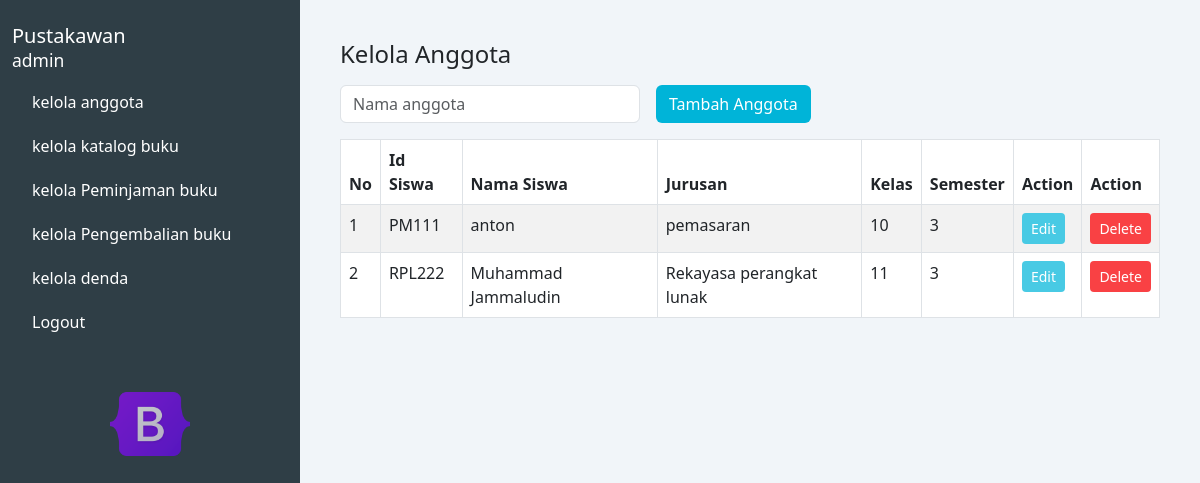
/kelola_anggota.php, run on an earlier commit of the app's database.
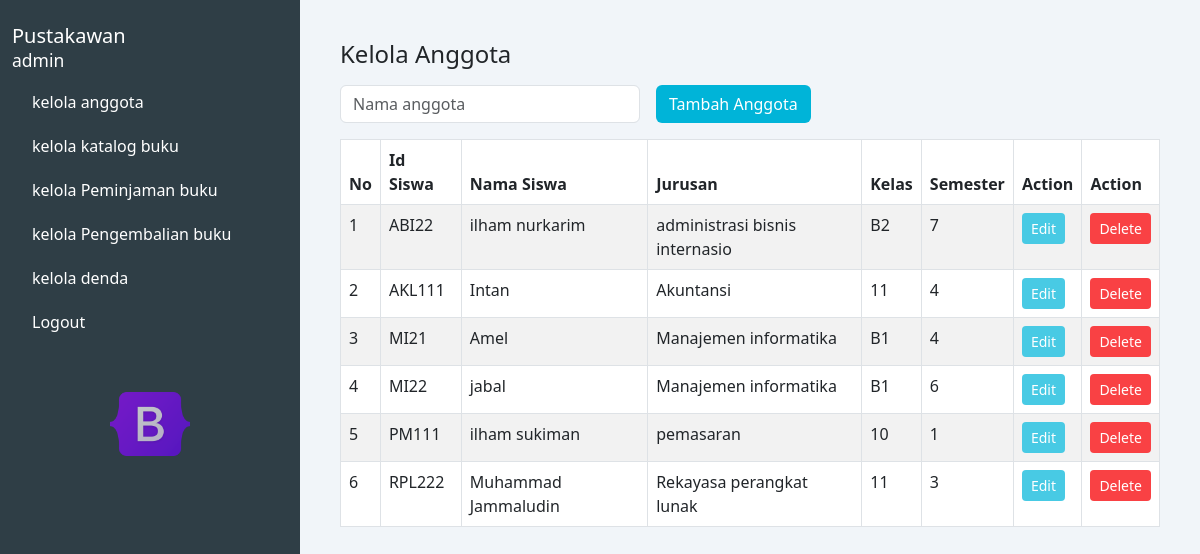
And on a later commit of the database.
### tables this page shows
CREATE TABLE `data_anggota` (
  `id_siswa` varchar(20) NOT NULL,
  `nama` varchar(30) NOT NULL,
  `jurusan` varchar(30) NOT NULL,
  `kelas` varchar(10) NOT NULL,
  `semester` varchar(10) NOT NULL
);

### kelola_anggota.php (the view, shortened to what this page needs)
<?php
$koneksi = mysqli_connect("localhost", "root", "", "perpustakaan");
$query = "SELECT * FROM data_anggota";
$result = mysqli_query($koneksi, $query);
?>
<!DOCTYPE html>
<html lang="en">
<head>
  <link href="https://cdn.jsdelivr.net/npm/bootstrap@5.3.0/dist/css/bootstrap.min.css" rel="stylesheet" />
</head>
<body>
<div class="container-fluid">
  <div class="row">
      <nav class="col-md-3 d-none d-md-block sidebar min-vh-100 position-relative">
        <h5 class="pt-4">Pustakawan<br /><small>admin</small></h5>
        <a href="kelola_anggota.php">kelola anggota</a>
        <a href="kelola_katalog.php">kelola katalog buku</a>
        <a href="kelola_peminjaman.php">kelola Peminjaman buku</a>
        <a href="kelola_pengembalian.php">kelola Pengembalian buku</a>
        <a href="kelola_denda.php">kelola denda</a>
        <a href="logout.php">Logout</a>
        <div class="image-box text-center mt-5">
          <img src="assets/Bootstrap_logo.png" alt="icon" />
        </div>
      </nav>
    <main class="col-md-9 col-12 main-content">
      <h4>Kelola Anggota</h4>
      <div class="d-flex flex-wrap gap-2 align-items-center mb-3 mt-3">
        <input type="text" id="searchInput" class="form-control form-control-md me-2" placeholder="Nama anggota" style="max-width: 300px;" oninput="filterTable()" />
        <button class="btn btn-tambah btn-md" data-bs-toggle="modal" data-bs-target="#tambahAnggotaModal">Tambah Anggota</button>
      </div>
      <div class="table-responsive">
        <table class="table table-bordered table-striped" id="anggotaTable">
          <thead>
            <tr>
              <th>No</th>
              <th>Id Siswa</th>
              <th>Nama Siswa</th>
              <th>Jurusan</th>
              <th>Kelas</th>
              <th>Semester</th>
              <th>Action</th>
              <th>Action</th>
            </tr>
          </thead>
          <tbody>
            <?php
            $no = 1;
            while ($row = mysqli_fetch_assoc($result)) {
              echo "<tr>";
              echo "<td>" . $no++ . "</td>";
              echo "<td>" . htmlspecialchars($row['id_siswa']) . "</td>";
              echo "<td>" . htmlspecialchars($row['nama']) . "</td>";
              echo "<td>" . htmlspecialchars($row['jurusan']) . "</td>";
              echo "<td>" . htmlspecialchars($row['kelas']) . "</td>";
              echo "<td>" . htmlspecialchars($row['semester']) . "</td>";
              echo '<td>
                      <button class="btn btn-sm btn-edit" data-bs-toggle="modal" data-bs-target="#editAnggotaModal" data-id="' . htmlspecialchars($row['id_siswa']) . '" data-nama="' . htmlspecialchars($row['nama']) . '" data-jurusan="' . htmlspecialchars($row['jurusan']) . '" data-kelas="' . htmlspecialchars($row['kelas']) . '" data-semester="' . htmlspecialchars($row['semester']) . '">Edit</button>
                    </td>';
              echo '<td>
                    <button class="btn btn-sm btn-delete" data-bs-toggle="modal" data-bs-target="#hapusAnggotaModal" data-id="' . htmlspecialchars($row['id_siswa']) . '">Delete</button>
                    </td>';
              echo "</tr>";
            }
            ?>
          </tbody>
        </table>
      </div>
    </main>
  </div>
</div>
</body>
</html>

### kelola_anggota.php (style rules this page uses)
body { background-color: #f1f5f9; }
.sidebar { background-color: #2f3e46; color: white; }
.sidebar a { display: block; color: white; padding: 10px 20px; text-decoration: none; }
.sidebar .image-box img { width: 80px; opacity: 0.7; }
.main-content { padding: 40px; }
.table thead { background-color: #f8f9fa; }
.btn-edit { background-color: #48cae4; color: white; }
.btn-delete { background-color: #f94144; color: white; }
.btn-tambah { background-color: #00b4d8; color: white; }

What changed in the data, as far as the page shows it:
added data_anggota: id_siswa "ABI22", nama "ilham nurkarim", jurusan "administrasi bisnis internasio", kelas "B2", semester "7"
added data_anggota: id_siswa "AKL111", nama "Intan", jurusan "Akuntansi", kelas "11", semester "4"
added data_anggota: id_siswa "MI21", nama "Amel", jurusan "Manajemen informatika", kelas "B1", semester "4"
added data_anggota: id_siswa "MI22", nama "jabal", jurusan "Manajemen informatika", kelas "B1", semester "6"
changed data_anggota "PM111": nama "anton" → "ilham sukiman"; semester "3" → "1"
